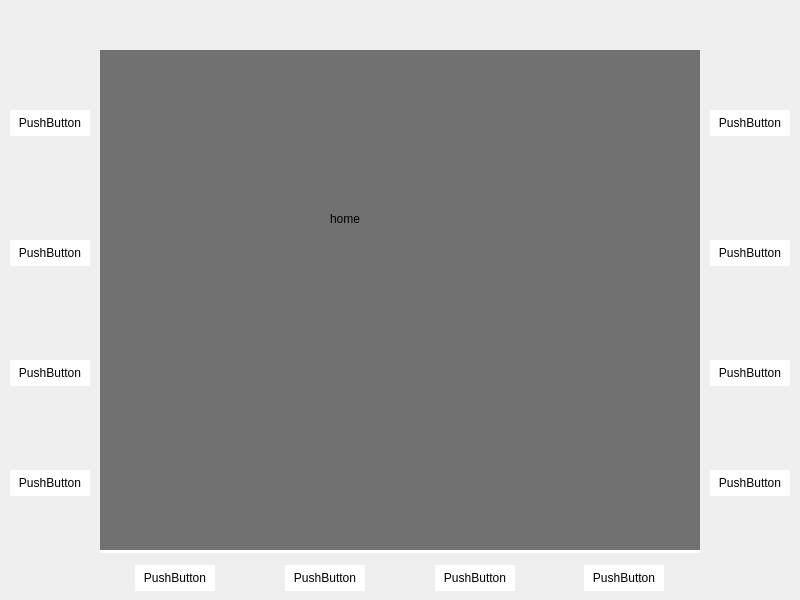
<?xml version="1.0" encoding="UTF-8"?>
<ui version="4.0">
 <class>MyUI</class>
 <widget class="QMainWindow" name="MyUI">
  <property name="geometry">
   <rect>
    <x>0</x>
    <y>0</y>
    <width>800</width>
    <height>600</height>
   </rect>
  </property>
  <property name="minimumSize">
   <size>
    <width>800</width>
    <height>600</height>
   </size>
  </property>
  <property name="maximumSize">
   <size>
    <width>800</width>
    <height>600</height>
   </size>
  </property>
  <property name="windowTitle">
   <string>MyUI</string>
  </property>
  <widget class="QWidget" name="centralwidget">
   <widget class="QStackedWidget" name="MyUiMainStack">
    <property name="geometry">
     <rect>
      <x>100</x>
      <y>50</y>
      <width>600</width>
      <height>500</height>
     </rect>
    </property>
    <property name="styleSheet">
     <string notr="true">QStackedWidget
{
	background-color: rgb(113, 113, 113);
}</string>
    </property>
    <widget class="QWidget" name="PgHome">
     <widget class="QLabel" name="label">
      <property name="geometry">
       <rect>
        <x>230</x>
        <y>160</y>
        <width>58</width>
        <height>18</height>
       </rect>
      </property>
      <property name="text">
       <string>home</string>
      </property>
     </widget>
    </widget>
    <widget class="QWidget" name="pgExplore">
     <widget class="QLabel" name="label_2">
      <property name="geometry">
       <rect>
        <x>280</x>
        <y>150</y>
        <width>58</width>
        <height>18</height>
       </rect>
      </property>
      <property name="text">
       <string>explore</string>
      </property>
     </widget>
    </widget>
    <widget class="QWidget" name="PgDevices">
     <widget class="QLabel" name="label_3">
      <property name="geometry">
       <rect>
        <x>290</x>
        <y>170</y>
        <width>58</width>
        <height>18</height>
       </rect>
      </property>
      <property name="text">
       <string>devices</string>
      </property>
     </widget>
    </widget>
    <widget class="QWidget" name="PgSettings">
     <widget class="QLabel" name="label_4">
      <property name="geometry">
       <rect>
        <x>270</x>
        <y>220</y>
        <width>58</width>
        <height>18</height>
       </rect>
      </property>
      <property name="text">
       <string>settings</string>
      </property>
     </widget>
    </widget>
   </widget>
   <widget class="QPushButton" name="pbFunction_1">
    <property name="geometry">
     <rect>
      <x>10</x>
      <y>110</y>
      <width>80</width>
      <height>26</height>
     </rect>
    </property>
    <property name="styleSheet">
     <string notr="true">QPushButton
{
	background-color: rgb(255, 255, 255);
	color: rgb(0, 0, 0);
	font: 10pt &quot;Ubuntu&quot;;
	border-radius: 0px;
}

QPushButton:Pressed
{
	background-color: rgb(0, 0, 0);
	color: rgb(255, 255, 255);
	font: 10pt &quot;Ubuntu&quot;;
	text-decoration:underline;
}</string>
    </property>
    <property name="text">
     <string>PushButton</string>
    </property>
   </widget>
   <widget class="QPushButton" name="pbFunction_2">
    <property name="geometry">
     <rect>
      <x>10</x>
      <y>240</y>
      <width>80</width>
      <height>26</height>
     </rect>
    </property>
    <property name="styleSheet">
     <string notr="true">QPushButton
{
	background-color: rgb(255, 255, 255);
	color: rgb(0, 0, 0);
	font: 10pt &quot;Ubuntu&quot;;
	border-radius: 0px;
}

QPushButton:Pressed
{
	background-color: rgb(0, 0, 0);
	color: rgb(255, 255, 255);
	font: 10pt &quot;Ubuntu&quot;;
	text-decoration:underline;
}</string>
    </property>
    <property name="text">
     <string>PushButton</string>
    </property>
   </widget>
   <widget class="QPushButton" name="pbFunction_3">
    <property name="geometry">
     <rect>
      <x>10</x>
      <y>360</y>
      <width>80</width>
      <height>26</height>
     </rect>
    </property>
    <property name="styleSheet">
     <string notr="true">QPushButton
{
	background-color: rgb(255, 255, 255);
	color: rgb(0, 0, 0);
	font: 10pt &quot;Ubuntu&quot;;
	border-radius: 0px;
}

QPushButton:Pressed
{
	background-color: rgb(0, 0, 0);
	color: rgb(255, 255, 255);
	font: 10pt &quot;Ubuntu&quot;;
	text-decoration:underline;
}</string>
    </property>
    <property name="text">
     <string>PushButton</string>
    </property>
   </widget>
   <widget class="QPushButton" name="pbFunction_4">
    <property name="geometry">
     <rect>
      <x>10</x>
      <y>470</y>
      <width>80</width>
      <height>26</height>
     </rect>
    </property>
    <property name="styleSheet">
     <string notr="true">QPushButton
{
	background-color: rgb(255, 255, 255);
	color: rgb(0, 0, 0);
	font: 10pt &quot;Ubuntu&quot;;
	border-radius: 0px;
}

QPushButton:Pressed
{
	background-color: rgb(0, 0, 0);
	color: rgb(255, 255, 255);
	font: 10pt &quot;Ubuntu&quot;;
	text-decoration:underline;
}</string>
    </property>
    <property name="text">
     <string>PushButton</string>
    </property>
   </widget>
   <widget class="QPushButton" name="pbFunction_5">
    <property name="geometry">
     <rect>
      <x>710</x>
      <y>110</y>
      <width>80</width>
      <height>26</height>
     </rect>
    </property>
    <property name="styleSheet">
     <string notr="true">QPushButton
{
	background-color: rgb(255, 255, 255);
	color: rgb(0, 0, 0);
	font: 10pt &quot;Ubuntu&quot;;
	border-radius: 0px;
}

QPushButton:Pressed
{
	background-color: rgb(0, 0, 0);
	color: rgb(255, 255, 255);
	font: 10pt &quot;Ubuntu&quot;;
	text-decoration:underline;
}</string>
    </property>
    <property name="text">
     <string>PushButton</string>
    </property>
   </widget>
   <widget class="QPushButton" name="pbFunction_6">
    <property name="geometry">
     <rect>
      <x>710</x>
      <y>240</y>
      <width>80</width>
      <height>26</height>
     </rect>
    </property>
    <property name="styleSheet">
     <string notr="true">QPushButton
{
	background-color: rgb(255, 255, 255);
	color: rgb(0, 0, 0);
	font: 10pt &quot;Ubuntu&quot;;
	border-radius: 0px;
}

QPushButton:Pressed
{
	background-color: rgb(0, 0, 0);
	color: rgb(255, 255, 255);
	font: 10pt &quot;Ubuntu&quot;;
	text-decoration:underline;
}</string>
    </property>
    <property name="text">
     <string>PushButton</string>
    </property>
   </widget>
   <widget class="QPushButton" name="pbFunction_7">
    <property name="geometry">
     <rect>
      <x>710</x>
      <y>360</y>
      <width>80</width>
      <height>26</height>
     </rect>
    </property>
    <property name="styleSheet">
     <string notr="true">QPushButton
{
	background-color: rgb(255, 255, 255);
	color: rgb(0, 0, 0);
	font: 10pt &quot;Ubuntu&quot;;
	border-radius: 0px;
}

QPushButton:Pressed
{
	background-color: rgb(0, 0, 0);
	color: rgb(255, 255, 255);
	font: 10pt &quot;Ubuntu&quot;;
	text-decoration:underline;
}</string>
    </property>
    <property name="text">
     <string>PushButton</string>
    </property>
   </widget>
   <widget class="QPushButton" name="pbFunction_8">
    <property name="geometry">
     <rect>
      <x>710</x>
      <y>470</y>
      <width>80</width>
      <height>26</height>
     </rect>
    </property>
    <property name="styleSheet">
     <string notr="true">QPushButton
{
	background-color: rgb(255, 255, 255);
	color: rgb(0, 0, 0);
	font: 10pt &quot;Ubuntu&quot;;
	border-radius: 0px;
}

QPushButton:Pressed
{
	background-color: rgb(0, 0, 0);
	color: rgb(255, 255, 255);
	font: 10pt &quot;Ubuntu&quot;;
	text-decoration:underline;
}</string>
    </property>
    <property name="text">
     <string>PushButton</string>
    </property>
   </widget>
   <widget class="QPushButton" name="pbFunction_9">
    <property name="geometry">
     <rect>
      <x>135</x>
      <y>565</y>
      <width>80</width>
      <height>26</height>
     </rect>
    </property>
    <property name="styleSheet">
     <string notr="true">QPushButton
{
	background-color: rgb(255, 255, 255);
	color: rgb(0, 0, 0);
	font: 10pt &quot;Ubuntu&quot;;
	border-radius: 0px;
}

QPushButton:Pressed
{
	background-color: rgb(0, 0, 0);
	color: rgb(255, 255, 255);
	font: 10pt &quot;Ubuntu&quot;;
	text-decoration:underline;
}</string>
    </property>
    <property name="text">
     <string>PushButton</string>
    </property>
   </widget>
   <widget class="QPushButton" name="pbFunction_10">
    <property name="geometry">
     <rect>
      <x>285</x>
      <y>565</y>
      <width>80</width>
      <height>26</height>
     </rect>
    </property>
    <property name="styleSheet">
     <string notr="true">QPushButton
{
	background-color: rgb(255, 255, 255);
	color: rgb(0, 0, 0);
	font: 10pt &quot;Ubuntu&quot;;
	border-radius: 0px;
}

QPushButton:Pressed
{
	background-color: rgb(0, 0, 0);
	color: rgb(255, 255, 255);
	font: 10pt &quot;Ubuntu&quot;;
	text-decoration:underline;
}</string>
    </property>
    <property name="text">
     <string>PushButton</string>
    </property>
   </widget>
   <widget class="QPushButton" name="pbFunction_11">
    <property name="geometry">
     <rect>
      <x>435</x>
      <y>565</y>
      <width>80</width>
      <height>26</height>
     </rect>
    </property>
    <property name="styleSheet">
     <string notr="true">QPushButton
{
	background-color: rgb(255, 255, 255);
	color: rgb(0, 0, 0);
	font: 10pt &quot;Ubuntu&quot;;
	border-radius: 0px;
}

QPushButton:Pressed
{
	background-color: rgb(0, 0, 0);
	color: rgb(255, 255, 255);
	font: 10pt &quot;Ubuntu&quot;;
	text-decoration:underline;
}</string>
    </property>
    <property name="text">
     <string>PushButton</string>
    </property>
   </widget>
   <widget class="QPushButton" name="pbFunction_12">
    <property name="geometry">
     <rect>
      <x>584</x>
      <y>565</y>
      <width>80</width>
      <height>26</height>
     </rect>
    </property>
    <property name="styleSheet">
     <string notr="true">QPushButton
{
	background-color: rgb(255, 255, 255);
	color: rgb(0, 0, 0);
	font: 10pt &quot;Ubuntu&quot;;
	border-radius: 0px;
}

QPushButton:Pressed
{
	background-color: rgb(0, 0, 0);
	color: rgb(255, 255, 255);
	font: 10pt &quot;Ubuntu&quot;;
	text-decoration:underline;
}</string>
    </property>
    <property name="text">
     <string>PushButton</string>
    </property>
   </widget>
   <widget class="QLabel" name="bottomKeyInd_1">
    <property name="geometry">
     <rect>
      <x>100</x>
      <y>550</y>
      <width>150</width>
      <height>3</height>
     </rect>
    </property>
    <property name="styleSheet">
     <string notr="true">QLabel
{
	background-color: rgb(255, 255, 255);
}</string>
    </property>
    <property name="text">
     <string/>
    </property>
   </widget>
   <widget class="QLabel" name="bottomKeyInd_2">
    <property name="geometry">
     <rect>
      <x>250</x>
      <y>550</y>
      <width>150</width>
      <height>3</height>
     </rect>
    </property>
    <property name="styleSheet">
     <string notr="true">QLabel
{
	background-color: rgb(255, 255, 255);
}</string>
    </property>
    <property name="text">
     <string/>
    </property>
   </widget>
   <widget class="QLabel" name="bottomKeyInd_3">
    <property name="geometry">
     <rect>
      <x>400</x>
      <y>550</y>
      <width>150</width>
      <height>3</height>
     </rect>
    </property>
    <property name="styleSheet">
     <string notr="true">QLabel
{
	background-color: rgb(255, 255, 255);
}</string>
    </property>
    <property name="text">
     <string/>
    </property>
   </widget>
   <widget class="QLabel" name="bottomKeyInd_4">
    <property name="geometry">
     <rect>
      <x>550</x>
      <y>550</y>
      <width>150</width>
      <height>3</height>
     </rect>
    </property>
    <property name="styleSheet">
     <string notr="true">QLabel
{
	background-color: rgb(255, 255, 255);
}</string>
    </property>
    <property name="text">
     <string/>
    </property>
   </widget>
  </widget>
 </widget>
 <resources/>
 <connections/>
</ui>
